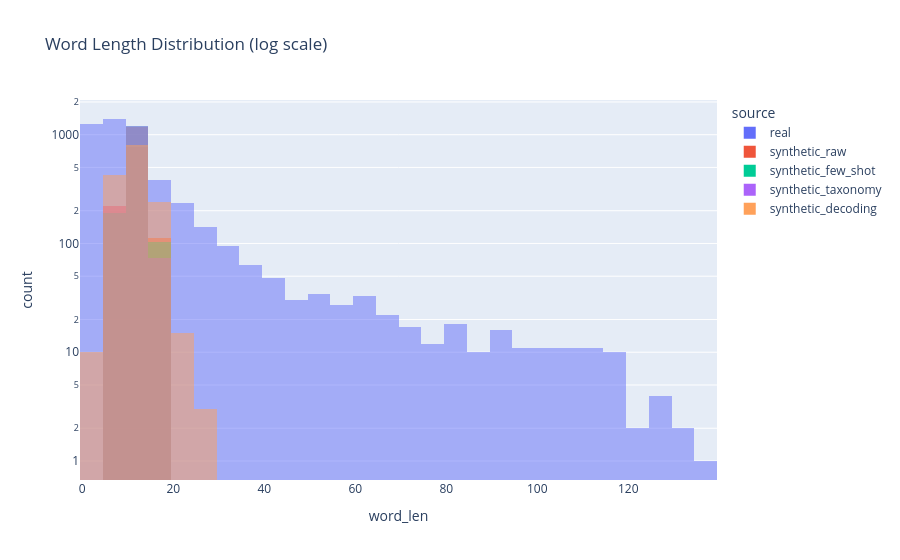

Here is the notebook cell this chart was saved with:
### Code cell
fig = px.histogram(
    plot_df,
    x="word_len",
    color="source",
    nbins=50,
    barmode="overlay",
    opacity=0.5,
    log_y=True,
    title="Word Length Distribution (log scale)"
)
fig.show()

### Figure 1 — Plotly figure (JSON) as saved in the notebook; plotly's stock layout.template omitted (floating-point values rounded to 4 significant figures; data arrays with more than 128 entries replaced by an {"elided": "..."} marker saying what was removed)
{"data": [{"bingroup": "x", "hovertemplate": "source=real<br>word_len=%{x}<br>count=%{y}<extra></extra>", "legendgroup": "real", "marker": {"color": "#636efa", "opacity": 0.5, "pattern": {"shape": ""}}, "name": "real", "nbinsx": 50, "orientation": "v", "showlegend": true, "type": "histogram", "x": {"elided": "4649 int values"}, "xaxis": "x", "yaxis": "y"}, {"bingroup": "x", "hovertemplate": "source=synthetic_raw<br>word_len=%{x}<br>count=%{y}<extra></extra>", "legendgroup": "synthetic_raw", "marker": {"color": "#EF553B", "opacity": 0.5, "pattern": {"shape": ""}}, "name": "synthetic_raw", "nbinsx": 50, "orientation": "v", "showlegend": true, "type": "histogram", "x": {"elided": "1500 int values"}, "xaxis": "x", "yaxis": "y"}, {"bingroup": "x", "hovertemplate": "source=synthetic_few_shot<br>word_len=%{x}<br>count=%{y}<extra></extra>", "legendgroup": "synthetic_few_shot", "marker": {"color": "#00cc96", "opacity": 0.5, "pattern": {"shape": ""}}, "name": "synthetic_few_shot", "nbinsx": 50, "orientation": "v", "showlegend": true, "type": "histogram", "x": {"elided": "1500 int values"}, "xaxis": "x", "yaxis": "y"}, {"bingroup": "x", "hovertemplate": "source=synthetic_taxonomy<br>word_len=%{x}<br>count=%{y}<extra></extra>", "legendgroup": "synthetic_taxonomy", "marker": {"color": "#ab63fa", "opacity": 0.5, "pattern": {"shape": ""}}, "name": "synthetic_taxonomy", "nbinsx": 50, "orientation": "v", "showlegend": true, "type": "histogram", "x": {"elided": "1500 int values"}, "xaxis": "x", "yaxis": "y"}, {"bingroup": "x", "hovertemplate": "source=synthetic_decoding<br>word_len=%{x}<br>count=%{y}<extra></extra>", "legendgroup": "synthetic_decoding", "marker": {"color": "#FFA15A", "opacity": 0.5, "pattern": {"shape": ""}}, "name": "synthetic_decoding", "nbinsx": 50, "orientation": "v", "showlegend": true, "type": "histogram", "x": {"elided": "1500 int values"}, "xaxis": "x", "yaxis": "y"}], "layout": {"barmode": "overlay", "legend": {"title": {"text": "source"}, "tracegroupgap": 0}, "title": {"text": "Word Length Distribution (log scale)"}, "xaxis": {"anchor": "y", "domain": [0, 1], "title": {"text": "word_len"}}, "yaxis": {"anchor": "x", "domain": [0, 1], "title": {"text": "count"}, "type": "log"}}}
